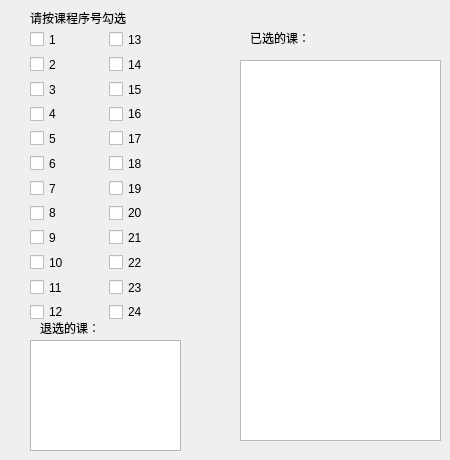
        <widget class="QWidget" name="page_12">
         <widget class="QWidget" name="widget_5" native="true">
          <property name="geometry">
           <rect>
            <x>30</x>
            <y>30</y>
            <width>151</width>
            <height>291</height>
           </rect>
          </property>
          <layout class="QGridLayout" name="gridLayout_3">
           <item row="3" column="1">
            <widget class="QCheckBox" name="checkBox_49">
             <property name="text">
              <string>16</string>
             </property>
            </widget>
           </item>
           <item row="4" column="0">
            <widget class="QCheckBox" name="checkBox_50">
             <property name="text">
              <string>5</string>
             </property>
            </widget>
           </item>
           <item row="7" column="1">
            <widget class="QCheckBox" name="checkBox_51">
             <property name="text">
              <string>20</string>
             </property>
            </widget>
           </item>
           <item row="0" column="0">
            <widget class="QCheckBox" name="checkBox_52">
             <property name="text">
              <string>1</string>
             </property>
            </widget>
           </item>
           <item row="11" column="0">
            <widget class="QCheckBox" name="checkBox_53">
             <property name="text">
              <string>12</string>
             </property>
            </widget>
           </item>
           <item row="5" column="0">
            <widget class="QCheckBox" name="checkBox_54">
             <property name="text">
              <string>6</string>
             </property>
            </widget>
           </item>
           <item row="1" column="0">
            <widget class="QCheckBox" name="checkBox_55">
             <property name="text">
              <string>2</string>
             </property>
            </widget>
           </item>
           <item row="8" column="1">
            <widget class="QCheckBox" name="checkBox_56">
             <property name="text">
              <string>21</string>
             </property>
            </widget>
           </item>
           <item row="7" column="0">
            <widget class="QCheckBox" name="checkBox_57">
             <property name="text">
              <string>8</string>
             </property>
            </widget>
           </item>
           <item row="2" column="1">
            <widget class="QCheckBox" name="checkBox_58">
             <property name="text">
              <string>15</string>
             </property>
            </widget>
           </item>
           <item row="8" column="0">
            <widget class="QCheckBox" name="checkBox_59">
             <property name="text">
              <string>9</string>
             </property>
            </widget>
           </item>
           <item row="3" column="0">
            <widget class="QCheckBox" name="checkBox_60">
             <property name="text">
              <string>4</string>
             </property>
            </widget>
           </item>
           <item row="2" column="0">
            <widget class="QCheckBox" name="checkBox_61">
             <property name="text">
              <string>3</string>
             </property>
            </widget>
           </item>
           <item row="11" column="1">
            <widget class="QCheckBox" name="checkBox_62">
             <property name="text">
              <string>24</string>
             </property>
            </widget>
           </item>
           <item row="6" column="1">
            <widget class="QCheckBox" name="checkBox_63">
             <property name="text">
              <string>19</string>
             </property>
            </widget>
           </item>
           <item row="6" column="0">
            <widget class="QCheckBox" name="checkBox_64">
             <property name="text">
              <string>7</string>
             </property>
            </widget>
           </item>
           <item row="1" column="1">
            <widget class="QCheckBox" name="checkBox_65">
             <property name="text">
              <string>14</string>
             </property>
            </widget>
           </item>
           <item row="9" column="0">
            <widget class="QCheckBox" name="checkBox_66">
             <property name="text">
              <string>10</string>
             </property>
            </widget>
           </item>
           <item row="9" column="1">
            <widget class="QCheckBox" name="checkBox_67">
             <property name="text">
              <string>22</string>
             </property>
            </widget>
           </item>
           <item row="5" column="1">
            <widget class="QCheckBox" name="checkBox_68">
             <property name="text">
              <string>18</string>
             </property>
            </widget>
           </item>
           <item row="10" column="1">
            <widget class="QCheckBox" name="checkBox_69">
             <property name="text">
              <string>23</string>
             </property>
            </widget>
           </item>
           <item row="4" column="1">
            <widget class="QCheckBox" name="checkBox_70">
             <property name="text">
              <string>17</string>
             </property>
            </widget>
           </item>
           <item row="10" column="0">
            <widget class="QCheckBox" name="checkBox_71">
             <property name="text">
              <string>11</string>
             </property>
            </widget>
           </item>
           <item row="0" column="1">
            <widget class="QCheckBox" name="checkBox_72">
             <property name="text">
              <string>13</string>
             </property>
            </widget>
           </item>
          </layout>
         </widget>
         <widget class="QTextEdit" name="textEdit_13">
          <property name="geometry">
           <rect>
            <x>240</x>
            <y>60</y>
            <width>201</width>
            <height>381</height>
           </rect>
          </property>
         </widget>
         <widget class="QTextEdit" name="textEdit_18">
          <property name="geometry">
           <rect>
            <x>30</x>
            <y>340</y>
            <width>151</width>
            <height>111</height>
           </rect>
          </property>
         </widget>
         <widget class="QLabel" name="label_22">
          <property name="geometry">
           <rect>
            <x>40</x>
            <y>320</y>
            <width>72</width>
            <height>15</height>
           </rect>
          </property>
          <property name="text">
           <string>退选的课：</string>
          </property>
         </widget>
         <widget class="QLabel" name="label_45">
          <property name="geometry">
           <rect>
            <x>250</x>
            <y>30</y>
            <width>72</width>
            <height>15</height>
           </rect>
          </property>
          <property name="text">
           <string>已选的课：</string>
          </property>
         </widget>
         <widget class="QLabel" name="label_46">
          <property name="geometry">
           <rect>
            <x>30</x>
            <y>10</y>
            <width>141</width>
            <height>16</height>
           </rect>
          </property>
          <property name="text">
           <string>请按课程序号勾选</string>
          </property>
         </widget>
        </widget>
